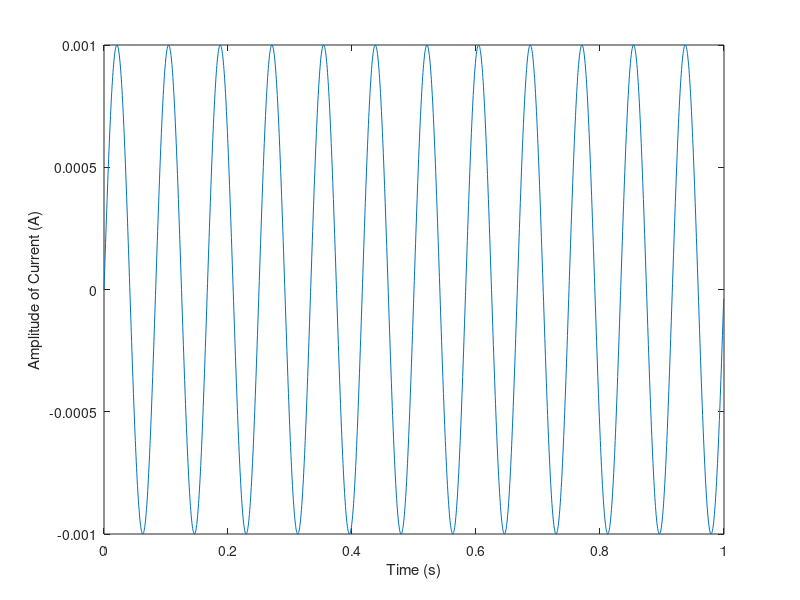

Recreate this plot in MATLAB. (Note: this script raises an error after producing the figure.)
%% 10 Hz sine wave with sampling frequency of 2000 Hz for 1 seconds long
%%
fs= 2000;
T=1/fs;
D= 1;
t= 0:T: D-T;
f=12;
A= 0.001;
x= A* sin(2*pi*f*t);
figure('Name',' tACS Signal')
plot(t,x)
xlabel('Time (s)');
ylabel('Amplitude of Current (A)');
writematrix([x]','PartSinwave10.csv')